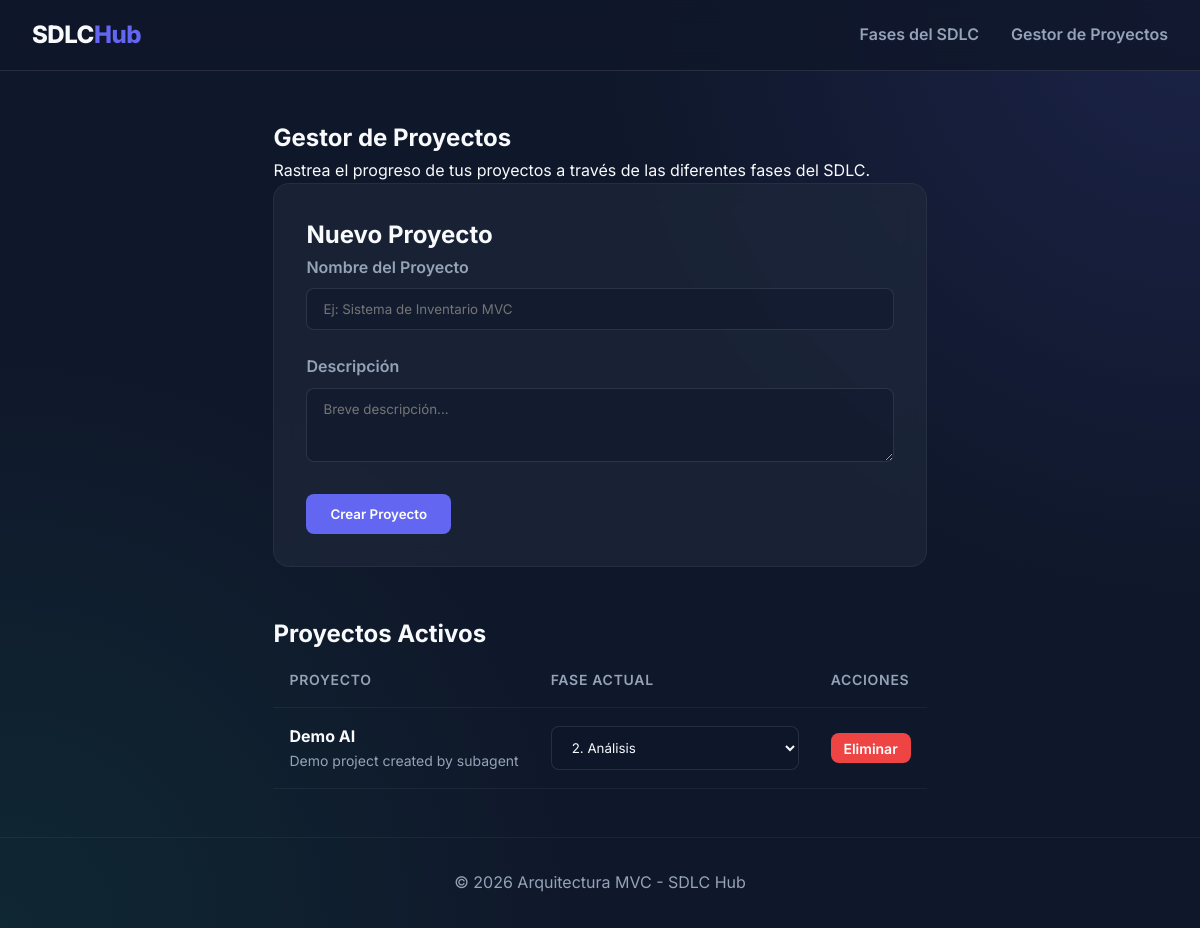
The app's page /projects with its own data.
### models/__init__.py (models this page shows)
class Project(db.Model):
    __tablename__ = 'projects'
    id = db.Column(db.Integer, primary_key=True)
    name = db.Column(db.String(200), nullable=False)
    description = db.Column(db.Text, nullable=True)
    created_at = db.Column(db.DateTime, default=datetime.utcnow)
    current_phase_id = db.Column(db.Integer, db.ForeignKey('phases.id'), nullable=False)

class Phase(db.Model):
    __tablename__ = 'phases'
    id = db.Column(db.Integer, primary_key=True)
    name = db.Column(db.String(100), nullable=False)
    description = db.Column(db.Text, nullable=False)
    order = db.Column(db.Integer, nullable=False)
    projects = db.relationship('Project', backref='phase', lazy=True)

### controllers/routes.py (the view)
@main_bp.route('/projects')
def projects():
    all_projects = Project.query.order_by(Project.created_at.desc()).all()
    phases = Phase.query.order_by(Phase.order).all()
    return render_template('projects.html', projects=all_projects, phases=phases)

### templates/projects.html (shortened to what this page needs)
{% extends "base.html" %}
{% block content %}
<section class="projects-header">
    <h1>Gestor de Proyectos</h1>
    <p>Rastrea el progreso de tus proyectos a través de las diferentes fases del SDLC.</p>
</section>
<section class="create-project glass-panel fade-in">
    <h2>Nuevo Proyecto</h2>
    <form action="{{ url_for('main.add_project') }}" method="POST" class="project-form">
        <div class="form-group">
            <label for="name">Nombre del Proyecto</label>
            <input type="text" id="name" name="name" required placeholder="Ej: Sistema de Inventario MVC">
        </div>
        <div class="form-group">
            <label for="description">Descripción</label>
            <textarea id="description" name="description" rows="3" placeholder="Breve descripción..."></textarea>
        </div>
        <button type="submit" class="btn btn-primary">Crear Proyecto</button>
    </form>
</section>
<section class="projects-list fade-in" style="animation-delay: 0.2s;">
    <h2>Proyectos Activos</h2>
    {% if projects %}
        <div class="table-responsive">
            <table class="projects-table">
                <thead>
                    <tr>
                        <th>Proyecto</th>
                        <th>Fase Actual</th>
                        <th>Acciones</th>
                    </tr>
                </thead>
                <tbody>
                    {% for project in projects %}
                    <tr>
                        <td>
                            <strong>{{ project.name }}</strong>
                            <div class="text-sm text-gray">{{ project.description }}</div>
                        </td>
                        <td>
                            <form action="{{ url_for('main.update_project', project_id=project.id) }}" method="POST" class="inline-form">
                                <select name="phase_id" onchange="this.form.submit()" class="phase-select">
                                    {% for phase in phases %}
                                        <option value="{{ phase.id }}" {% if phase.id == project.current_phase_id %}selected{% endif %}>
                                            {{ phase.order }}. {{ phase.name }}
                                        </option>
                                    {% endfor %}
                                </select>
                            </form>
                        </td>
                        <td>
                            <form action="{{ url_for('main.delete_project', project_id=project.id) }}" method="POST" class="inline-form">
                                <button type="submit" class="btn btn-danger btn-sm" onclick="return confirm('¿Eliminar proyecto?')">Eliminar</button>
                            </form>
                        </td>
                    </tr>
                    {% endfor %}
                </tbody>
            </table>
        </div>
    {% else %}
        <p class="empty-state">No hay proyectos creados aún. ¡Inicia uno nuevo!</p>
    {% endif %}
</section>
{% endblock %}

### static/style.css (style rules this page uses)
:root { --primary: #6366f1; --primary-hover: #4f46e5; --bg-dark: #0f172a; --bg-card: rgba(30, 41, 59, 0.7); --text-main: #f8fafc; --text-muted: #94a3b8; --danger: #ef4444; --danger-hover: #dc2626; --success: #10b981; }
* { box-sizing: border-box; margin: 0; padding: 0; }
body { font-family: 'Inter', sans-serif; background-color: var(--bg-dark); color: var(--text-main); line-height: 1.6; background-image: radial-gradient(circle at top right, rgba(99, 102, 241, 0.15), transparent 40%), radial-gradient(circle at bottom left, rgba(16, 185, 129, 0.1), transparent 40%); background-attachment: fixed; min-height: 100vh; display: flex; flex-direction: column; }
.glass-panel { background: var(--bg-card); border: 1px solid rgba(255,255,255,0.05); border-radius: 16px; padding: 2rem; backdrop-filter: blur(10px); margin-bottom: 3rem; }
.form-group { margin-bottom: 1.5rem; }
label { display: block; margin-bottom: 0.5rem; font-weight: 600; color: var(--text-muted); }
input[type="text"], textarea, select { width: 100%; padding: 0.75rem 1rem; background: rgba(15, 23, 42, 0.5); border: 1px solid rgba(255,255,255,0.1); border-radius: 8px; color: var(--text-main); font-family: inherit; transition: border-color 0.3s, box-shadow 0.3s; }
.btn { padding: 0.75rem 1.5rem; border: none; border-radius: 8px; font-weight: 600; cursor: pointer; transition: all 0.3s; font-family: inherit; }
.btn-primary { background: var(--primary); color: white; }
.btn-danger { background: var(--danger); color: white; }
.btn-sm { padding: 0.4rem 0.8rem; font-size: 0.875rem; }
.table-responsive { overflow-x: auto; }
.projects-table { width: 100%; border-collapse: collapse; }
.projects-table th, .projects-table td { padding: 1rem; text-align: left; border-bottom: 1px solid rgba(255,255,255,0.05); }
.projects-table th { color: var(--text-muted); font-weight: 600; text-transform: uppercase; font-size: 0.875rem; letter-spacing: 0.05em; }
.text-sm { font-size: 0.875rem; }
.text-gray { color: var(--text-muted); }
.inline-form { display: inline; }
.fade-in { opacity: 0; animation: fadeIn 0.6s ease-out forwards; }

### records on screen
Project: name "Demo AI", description "Demo project created by subagent", phase_id "2. Análisis"
